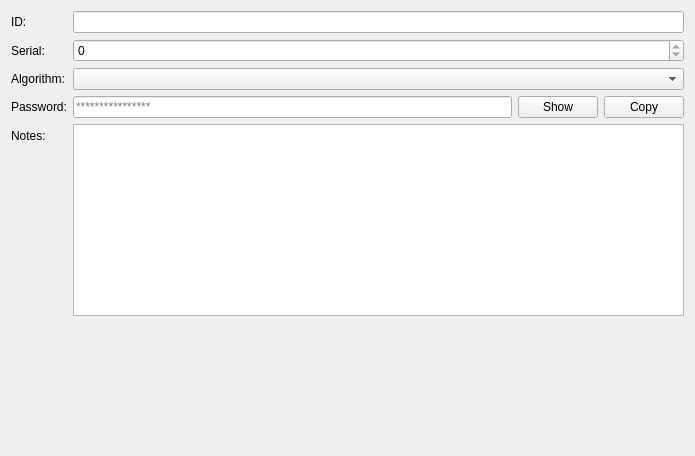
<?xml version="1.0" encoding="UTF-8"?>
<ui version="4.0">
 <class>PasswordPropsWidget</class>
 <widget class="QWidget" name="PasswordPropsWidget">
  <property name="geometry">
   <rect>
    <x>0</x>
    <y>0</y>
    <width>695</width>
    <height>456</height>
   </rect>
  </property>
  <property name="sizePolicy">
   <sizepolicy hsizetype="Preferred" vsizetype="Preferred">
    <horstretch>0</horstretch>
    <verstretch>0</verstretch>
   </sizepolicy>
  </property>
  <property name="windowTitle">
   <string>Form</string>
  </property>
  <layout class="QFormLayout" name="formLayout">
   <item row="0" column="0">
    <widget class="QLabel" name="labelId">
     <property name="text">
      <string>ID:</string>
     </property>
     <property name="buddy">
      <cstring>id</cstring>
     </property>
    </widget>
   </item>
   <item row="0" column="1">
    <widget class="QLineEdit" name="id">
     <property name="readOnly">
      <bool>true</bool>
     </property>
    </widget>
   </item>
   <item row="1" column="0">
    <widget class="QLabel" name="labelSerial">
     <property name="text">
      <string>Serial:</string>
     </property>
     <property name="buddy">
      <cstring>spinSerial</cstring>
     </property>
    </widget>
   </item>
   <item row="1" column="1">
    <widget class="QSpinBox" name="spinSerial">
     <property name="readOnly">
      <bool>true</bool>
     </property>
     <property name="minimum">
      <number>-2147483647</number>
     </property>
     <property name="maximum">
      <number>2147483647</number>
     </property>
    </widget>
   </item>
   <item row="2" column="0">
    <widget class="QLabel" name="labelAlgo">
     <property name="text">
      <string>Algorithm:</string>
     </property>
     <property name="buddy">
      <cstring>selectAlgo</cstring>
     </property>
    </widget>
   </item>
   <item row="2" column="1">
    <widget class="QComboBox" name="selectAlgo">
     <property name="sizePolicy">
      <sizepolicy hsizetype="Preferred" vsizetype="Fixed">
       <horstretch>0</horstretch>
       <verstretch>0</verstretch>
      </sizepolicy>
     </property>
    </widget>
   </item>
   <item row="3" column="0">
    <widget class="QLabel" name="labelPassword">
     <property name="text">
      <string>Password:</string>
     </property>
     <property name="buddy">
      <cstring>password</cstring>
     </property>
    </widget>
   </item>
   <item row="3" column="1">
    <layout class="QHBoxLayout" name="horizontalLayout_6">
     <item>
      <widget class="QLineEdit" name="password">
       <property name="text">
        <string/>
       </property>
       <property name="echoMode">
        <enum>QLineEdit::EchoMode::Password</enum>
       </property>
       <property name="readOnly">
        <bool>true</bool>
       </property>
       <property name="placeholderText">
        <string>****************</string>
       </property>
      </widget>
     </item>
     <item>
      <widget class="QPushButton" name="buttonShowPw1">
       <property name="text">
        <string>Show</string>
       </property>
      </widget>
     </item>
     <item>
      <widget class="QPushButton" name="buttonCopyPw1">
       <property name="text">
        <string>Copy</string>
       </property>
      </widget>
     </item>
    </layout>
   </item>
   <item row="4" column="0">
    <widget class="QLabel" name="labelNote">
     <property name="text">
      <string>Notes:</string>
     </property>
     <property name="buddy">
      <cstring>note</cstring>
     </property>
    </widget>
   </item>
   <item row="4" column="1">
    <widget class="QPlainTextEdit" name="note">
     <property name="sizePolicy">
      <sizepolicy hsizetype="Expanding" vsizetype="Maximum">
       <horstretch>0</horstretch>
       <verstretch>0</verstretch>
      </sizepolicy>
     </property>
     <property name="readOnly">
      <bool>true</bool>
     </property>
     <property name="plainText">
      <string/>
     </property>
    </widget>
   </item>
  </layout>
 </widget>
 <resources/>
 <connections/>
</ui>
